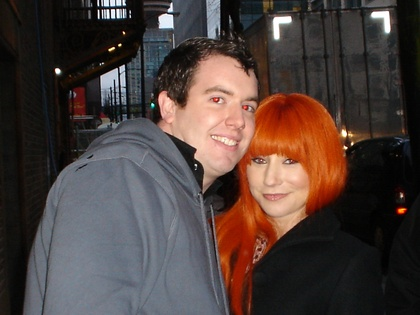
%> input picture test/ojo1.jpg, 420 x 315 px, shrunk from 1154 x 865 before the run
$ octave demo.m   (GNU Octave 9; MATLAB toolbox functions it lacks are replaced by stand-ins)
%> lines starting %> are read from the running program, lines starting %| are printed output that depends on the picture
%% Demo ojos rojos
clear, clc, close all


O1=imread('test/ojo1.jpg');
%> O1 is the input picture: size 315x420x3 uint8; mean R, G, B 77.4, 63.3, 59.1
O2=imread('test/ojo2.jpg');
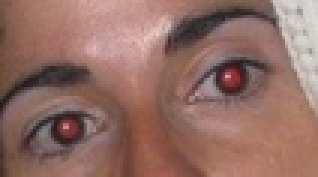
%> input picture test/ojo2.jpg, 106 x 59 px, shrunk from 291 x 161 before the run (shown 3 times larger)
%> O2 is the input picture: size 59x106x3 uint8; mean R, G, B 146, 109.5, 100.2
O3=imread('test/ojo3.jpg');
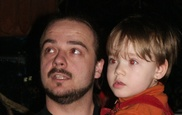
%> input picture test/ojo3.jpg, 182 x 115 px, shrunk from 500 x 317 before the run
%> O3 is the input picture: size 115x182x3 uint8; mean R, G, B 72.8, 48.7, 40
O4=imread('test/ojo4.jpg');
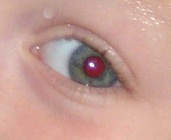
%> input picture test/ojo4.jpg, 171 x 140 px, shrunk from 470 x 386 before the run
%> O4 is the input picture: size 140x171x3 uint8; mean R, G, B 196.9, 157.5, 148.3
O5=imread('test/ojo5.jpg');
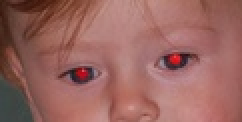
%> input picture test/ojo5.jpg, 121 x 61 px, shrunk from 332 x 168 before the run (shown 2 times larger)
%> O5 is the input picture: size 61x121x3 uint8; mean R, G, B 153.8, 101.8, 95.9
O6=imread('test/ojo6.jpg');
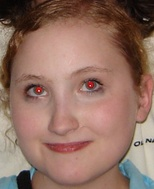
%> input picture test/ojo6.jpg, 154 x 189 px, shrunk from 424 x 520 before the run
%> O6 is the input picture: size 189x154x3 uint8; mean R, G, B 145.1, 111.6, 98.6
%> (the run ends here)
